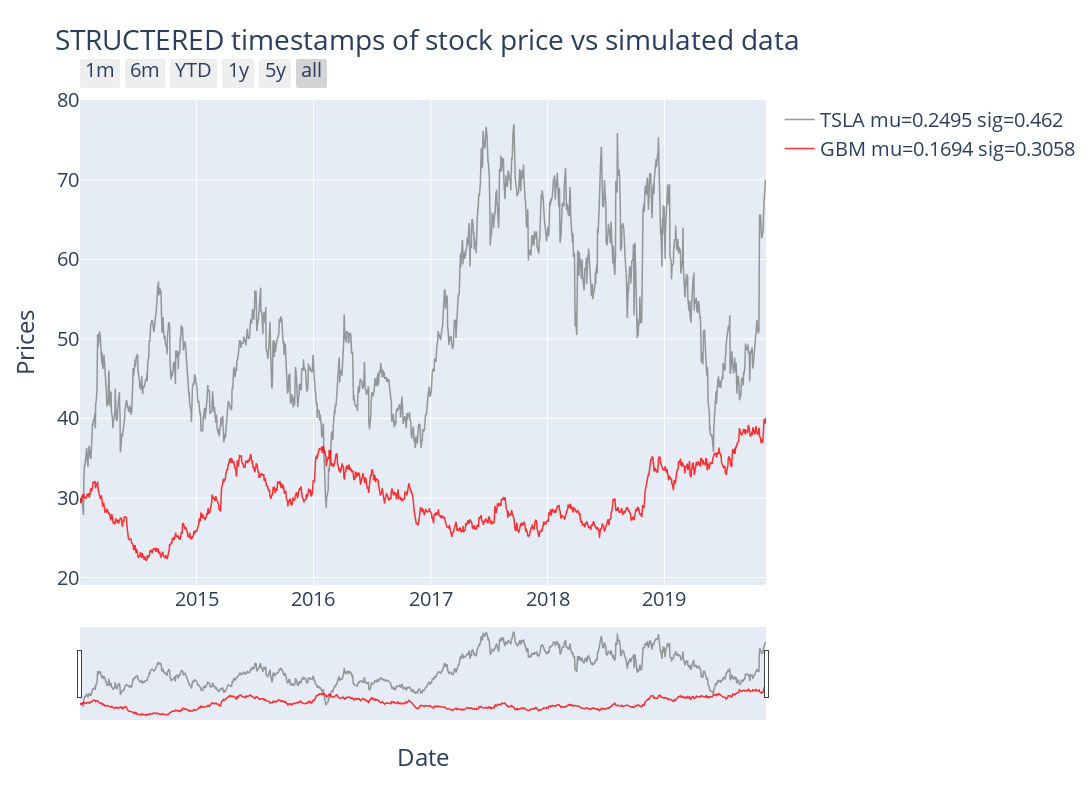

Source (notebook cell):
### Markdown cell above
# Structered stock data generation :

### Code cell
# Download of stock data and generation of stock data

data_type = 'Adj Close'
stock = 'TSLA'
T = 1.

start_date = '2014-01-02'
end_date = '2019-11-14'
random_seed_nr = 100
rndm_seed = True


df = pdr.get_data_yahoo([stock], start=start_date, end=end_date)[data_type]
initial_value = df[stock][0]
N = len(df)

returns = daily_return(df[stock])
mu_st = np.mean(returns)*252.          # drift coefficient
sig_st = np.std(returns)*np.sqrt(252.)  # diffusion coefficient

# Generation of simulated stock data
W = Brownian(N, random_seed = rndm_seed, random_seed_nr = random_seed_nr)[0]
soln = GBM(initial_value, mu, sig, W, T, N)[0]    # Exact solution

soln = soln[:-1]
df['GBM'] = soln

returns = daily_return(df['GBM'])
mu_GBM_st = np.mean(returns)*252.           # drift coefficient
sig_GBM_st = np.std(returns)*np.sqrt(252.)  # diffusion coefficient

stck_nm = stock + ' mu=' + str(round(mu_st,4)) + ' sig=' +  str(round(sig_st,4))
GBM_nm = 'GBM' + ' mu=' + str(round(mu_GBM_st,4)) + ' sig=' +  str(round(sig_GBM_st,4))

df_labels = { stock:
      { "column_name": stock,
        "color": "gray",
        "name": stck_nm,
        "text": stock
      },'GBM': 
      { "column_name": "GBM",
        "color": "red",
        "name": GBM_nm,
        "text": "Brownian Motion"
      }}

plotly_titles = { 'titles':
      { 'chart_title': 'STRUCTERED timestamps of stock price vs simulated data',
        'y_axis_title': 'Prices',
        'x_axis_title': 'Date',
      }}

econ = plotly_time_series(df_labels,plotly_titles,df, font = .5)

df.to_csv(FILE_FOLDER + OUTPUT_STRUCTURED_FILE, sep=';')

### Figure 1 — Plotly figure (JSON) as saved in the notebook; plotly's stock layout.template omitted (floating-point values rounded to 4 significant figures; data arrays with more than 128 entries replaced by an {"elided": "..."} marker saying what was removed)
{"data": [{"line": {"color": "gray", "width": 1.5}, "name": "TSLA mu=0.2495 sig=0.462", "opacity": 0.8, "text": "TSLA", "type": "scatter", "x": {"elided": "1479 str values"}, "y": {"elided": "1479 float values"}}, {"line": {"color": "red", "width": 1.5}, "name": "GBM mu=0.1694 sig=0.3058", "opacity": 0.8, "text": "Brownian Motion", "type": "scatter", "x": {"elided": "1479 str values"}, "y": {"elided": "1479 float values"}}], "layout": {"font": {"size": 20}, "height": 800, "title": {"text": "STRUCTERED timestamps of stock price vs simulated data"}, "width": 1400, "xaxis": {"autorange": true, "range": ["2014-01-02", "2019-11-14"], "rangeselector": {"buttons": [{"count": 1, "label": "1m", "step": "month", "stepmode": "backward"}, {"count": 6, "label": "6m", "step": "month", "stepmode": "backward"}, {"count": 1, "label": "YTD", "step": "year", "stepmode": "todate"}, {"count": 1, "label": "1y", "step": "year", "stepmode": "backward"}, {"count": 6, "label": "5y", "step": "year", "stepmode": "backward"}, {"step": "all"}]}, "rangeslider": {"autorange": true, "range": ["2014-01-02", "2019-11-14"], "visible": true, "yaxis": {"_template": null, "rangemode": "match"}}, "showspikes": true, "title": {"text": "Date"}, "type": "date"}, "yaxis": {"autorange": true, "fixedrange": false, "range": [19.06, 80.05], "showspikes": true, "title": {"text": "Prices"}, "type": "linear"}}}
